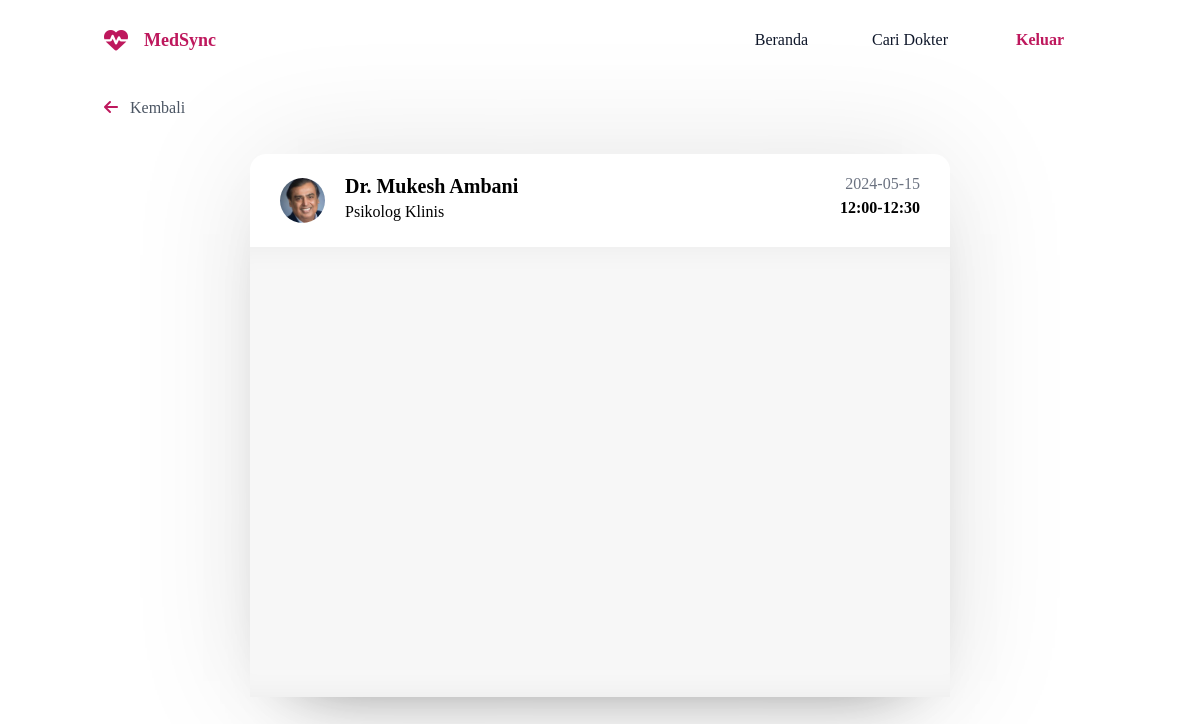
Page /chats/historyChatRoom.php?code=79C1B9 (signed in) on the committed database.
### tables this page shows
CREATE TABLE `doctors` (
  `id` int(11) NOT NULL,
  `str` varchar(255) NOT NULL,
  `nama` varchar(255) NOT NULL,
  `profesi` int(11) NOT NULL,
  `pengalaman` int(11) NOT NULL,
  `rating` varchar(255) NOT NULL,
  `mahir` varchar(255) NOT NULL,
  `harga` int(11) NOT NULL,
  `alumni` varchar(255) NOT NULL,
  `praktik` varchar(255) NOT NULL,
  `gambar` varchar(255) NOT NULL,
  `email` varchar(100) NOT NULL,
  `password` varchar(100) NOT NULL,
  `unique_id` int(255) NOT NULL
);

CREATE TABLE `profesi_spesialis` (
  `id` int(11) NOT NULL,
  `profesi` varchar(20) NOT NULL
);

CREATE TABLE `consultations` (
  `id` int(11) NOT NULL,
  `doctor_id` int(11) NOT NULL,
  `patient_id` int(11) NOT NULL,
  `nth_id` int(11) NOT NULL,
  `tanggal` date NOT NULL,
  `jml_sesi` tinyint(4) NOT NULL,
  `time_start` time NOT NULL,
  `time_end` time NOT NULL,
  `keluhan` varchar(255) NOT NULL,
  `kode_unik` varchar(6) NOT NULL,
  `status` varchar(20) NOT NULL
);

### connection/koneksi.php (called while the page is built, shortened)
<?php
$conn = mysqli_connect("localhost", "root", "", "projek");
function query($query) {
	global $conn;
	$result = mysqli_query($conn, $query);
	$rows = [];
	while( $row = mysqli_fetch_assoc($result) ) {
		$rows[] = $row;
	}
	return $rows;
}
?>

### chats/historyChatRoom.php (the view, shortened to what this page needs)
<?php
require '../connection/koneksi.php';
if (isset($_GET['code'])) {
    $code = $_GET['code'];
    $konsultasi = query("SELECT * FROM consultations WHERE kode_unik = '$code'")[0];
    $patient_id = $konsultasi['patient_id'];
    $doctor_id = $konsultasi['doctor_id'];
} else {
    header("Location: index.php");
    exit;
}
$code = $_GET['code'];
$doctor = query("SELECT * FROM doctors WHERE id = '$doctor_id'")[0];
$patient = query("SELECT * FROM patients WHERE id = '$patient_id'")[0];
if ($_SESSION["userType"] == "patient") {
    $v = true;
    $str = "";
} else if ($_SESSION["userType"] == "doctor") {
    $incoming = $patient;
    $v = false;
    $str = "Dokter";
}
$listSpesialis = query("SELECT * FROM profesi_spesialis");
?>
<!DOCTYPE html>
<html lang="en">
<head>
    <link rel="stylesheet" href="https://rsms.me/inter/inter.css">
    <link rel="stylesheet" href="../dist/css/output.css">
    <link rel="stylesheet" href="https://cdnjs.cloudflare.com/ajax/libs/font-awesome/5.15.2/css/all.min.css" />
</head>
<body class="body">
    <header class="absolute left-0 top-0 z-10 flex w-full items-center bg-transparent">
        <div class="container">
            <div class="relative flex items-center justify-between">
                <div class="flex items-center">
                    <i class="fa-solid fa-heart-pulse text-2xl text-pink-700"></i>
                    <div class="px-4">
                        <a href="../index.php" class="block py-6 text-lg font-bold text-primary">MedSync</a>
                    </div>
                </div>
                <div class="flex items-center px-4">
                    <nav id="nav-menu"
                        class="absolute right-4 top-full hidden w-full max-w-[250px] rounded-lg bg-white py-5 shadow-lg  lg:static lg:block lg:max-w-full lg:rounded-none lg:bg-transparent lg:shadow-none lg:dark:bg-transparent">
                        <ul class="block lg:flex">
                            <li class="group">
                                <a href="index.php"
                                    class="mx-8 flex py-2 text-base text-dark group-hover:text-primary">Beranda</a>
                            </li>
                            <li class="group">
                                <a href="browse.php"
                                    class="mx-8 flex py-2 text-base text-dark group-hover:text-primary">Cari Dokter</a>
                            </li>
                            <a href="../logout.php"
                                class="ml-5 rounded-md bg-white px-4 py-2 text-base font-semibold text-primary transition duration-300 ease-in-out ">Keluar</a>
                        </ul>
                    </nav>
                </div>
            </div>
            <div class="py-4 flex items-center gap-3 self-start">
                <a href="../dashboard<?=$str?>.php" class="text-primary text-base"> <i class="fas fa-arrow-left"></i>
                </a>
                <p class="text-gray-600 font-medium">Kembali</p>
            </div>
        </div>
    </header>
    <div class="wrapper ">
        <section class="chat-area">
            <header x-data="{ isOpen: false }" class="flex justify-between">
                <?php if ($v == false) {?>
                <div class="details ">
                    <p class="font-semibold text-xl" style="margin-bottom: 5px;"><?php echo $patient['nama']?></p>
                    <a data-bs-toggle="modal"
                        data-bs-target="#detailModal-<?=$patient["id"] ?>-<?=$patient["nama"] ?>-<?=$patient["kelamin"] ?>-<?=$patient["tb"] ?>-<?=$patient["bb"] ?>-<?=$patient["tgl_lahir"] ?>"
                        @click="isOpen = !isOpen"
                        class="cursor-pointer text-white text-sm bg-primary py-1 px-2 rounded-md">Lihat
                        Detail Chat</a>
                    <div x-show="isOpen" class="relative z-10 cursor-default" aria-labelledby="docModalLabel"
                        role="dialog" aria-modal="true"
                        id="detailModal-<?=$patient["id"] ?>-<?=$patient["nama"] ?>-<?=$patient["kelamin"] ?>-<?=$patient["tb"] ?>-<?=$patient["bb"] ?>-<?=$patient["tgl_lahir"] ?>">
                        <div x-transition:enter="transition ease-out duration-300 transform"
                            x-transition:enter-start="opacity-0" x-transition:enter-end="opacity-100"
                            x-transition:leave="transition ease-in duration-200 transform"
                            x-transition:leave-start="opacity-100" x-transition:leave-end="opacity-0"
                            class="fixed inset-0 bg-gray-500 bg-opacity-75 transition-opacity"></div>
                        <div class="fixed inset-0 z-10 w-screen overflow-y-auto">
                            <div
                                class="flex min-h-full items-end justify-center p-4 text-center sm:items-center sm:p-0">
                                <div x-show="isOpen" x-transition:enter="transition ease-out duration-300 transform"
                                    x-transition:enter-start="opacity-0 translate-y-4 sm:translate-y-0 sm:scale-95"
                                    x-transition:enter-end="opacity-100 translate-y-0 sm:scale-100"
                                    x-transition:leave="transition ease-in duration-200 transform"
                                    x-transition:leave-start="opacity-100 translate-y-0 sm:scale-100"
                                    x-transition:leave-end="opacity-0 translate-y-4 sm:translate-y-0 sm:scale-95"
                                    class="relative transform overflow-hidden rounded-lg bg-white text-left shadow-xl transition-all sm:my-8 sm:w-full sm:max-w-lg">
                                    <div class="bg-white px-4 pb-4 pt-5 sm:p-6 sm:pb-4">
                                        <div class="flex justify-between items-start">
                                            <h3 class="text-xl font-semibold text-gray-900 "
                                                style="margin-bottom: 15px;">
                                                Detail Pasien</h3>
                                            <button @click="isOpen = !isOpen"
                                                class="text-gray-400 hover:text-gray-500 focus:outline-none focus:text-gray-500">
                                                <i class="fa-solid fa-times text-lg"></i>
                                            </button>
                                        </div>
                                        <div class="flex text-sm">
                                            <div>
                                                <p class="text-gray-500">Nama</p>
                                                <p class="text-gray-500">Jenis Kelamin</p>
                                                <p class="text-gray-500">Usia</p>
                                                <p class="text-gray-500">Tinggi Badan</p>
                                                <p class="text-gray-500">Berat Badan</p>
                                            </div>
                                            <div class="flex">
                                                <div style="margin-left: 10px;" class="text-gray-500">
                                                    <p>:</p>
                                                    <p>:</p>
                                                    <p>:</p>
                                                    <p>:</p>
                                                    <p>:</p>
                                                </div>
                                                <div class="font-semibold" style="margin-left: 15px;">
                                                    <p><?=$patient['nama']?></p>
                                                    <p><?= $patient["kelamin"] == "l" ? "Laki-Laki" : "Perempuan"?></p>
                                                    <p><?php
                                                    $birthDate = $patient['tgl_lahir'];
                                                    $age = date_diff(date_create($birthDate), date_create('today'))->y;
                                                    echo $age." tahun";
                                                    ?></p>
                                                    <p><?=$patient['tb']?> cm</p>
                                                    <p><?=$patient['bb']?> kg</p>
                                                </div>
                                            </div>
                                        </div>
                                        <div class="mt-4">
                                            <form action="" method="post">
                                                <input type="text" value="<?=$code?>" name="consCode" hidden>
                                                <button type="submit" name="endChat"
                                                    class="flex w-full justify-center rounded-md bg-pink-700 px-3 py-1.5 text-sm font-semibold leading-6 text-white shadow-sm hover:bg-pink-200 focus-visible:outline focus-visible:outline-2 focus-visible:outline-offset-2 focus-visible:outline-pink-700">Selesaikan
                                                    Chat</button>
                                            </form>
                                        </div>
                                    </div>
                                </div>
                            </div>
                        </div>
                    </div>
                </div>
                <div class="flex flex-col justify-end items-end font-semibold">
                    <p class="text-gray-500 font-normal"><?= $konsultasi['tanggal']; ?>
                    </p>
                    <p>
                        <?= date('H:i', strtotime($konsultasi["time_start"])) ?>-<?= date('H:i', strtotime($konsultasi["time_end"])) ?>
                    </p>
                </div>
                <?php } else { ?>
                <div class="details flex justify-between w-full">
                    <div class="flex items-center">
                        <img src="../dist/img/<?= $doctor['gambar']?>" alt="" srcset="">
                        <div>
                            <p class="font-semibold text-xl">
                                <?= $doctor['nama']?></p>
                            <p style="margin-bottom: 5px;">
                                <?php
                        for ($i = 0; $i < count($listSpesialis); $i++) {
                            if ($listSpesialis[$i]["id"] == $doctor["profesi"]) {
                                echo $listSpesialis[$i]["profesi"];
                            }
                        }
                         ?></p>
                        </div>
                    </div>
                    <div class="flex flex-col font-semibold items-end">
                        <p class="text-gray-500 font-normal"><?= $konsultasi['tanggal']; ?>
                        </p>
                        <p>
                            <?= date('H:i', strtotime($konsultasi["time_start"])) ?>-<?= date('H:i', strtotime($konsultasi["time_end"])) ?>
                        </p>
                    </div>
                </div>
                <?php } ?>
            </header>
            <div class="chat-box">
            </div>
        </section>
    </div>
</body>
</html>

### chats/historyChatRoom.php (style rules this page uses)
* { margin: 0; padding: 0; box-sizing: border-box; text-decoration: none; }
body { display: flex; align-items: center; justify-content: center; min-height: 100vh; }
.wrapper { background: #fff; max-width: 700px; margin-top: 50px; width: 100%; border-radius: 16px; box-shadow: 0 0 128px 0 rgba(0, 0, 0, 0.1), 0 32px 64px -48px rgba(0, 0, 0, 0.5); }
.wrapper img { object-fit: cover; border-radius: 50%; }
.chat-area header { display: flex; align-items: center; padding: 18px 30px; }
.chat-area header img { height: 45px; width: 45px; margin-right: 20px; }
.chat-box { position: relative; min-height: 450px; max-height: 450px; overflow-y: auto; padding: 10px 30px 20px 30px; background: #f7f7f7; box-shadow: inset 0 32px 32px -32px rgb(0 0 0 / 5%), inset 0 -32px 32px -32px rgb(0 0 0 / 5%); }

### rows in the picture
doctors: gambar (picture), nama "Dr. Mukesh Ambani"
profesi_spesialis: profesi "Psikolog Klinis"
consultations: tanggal "2024-05-15", time_start "12:00", time_end "12:30"
